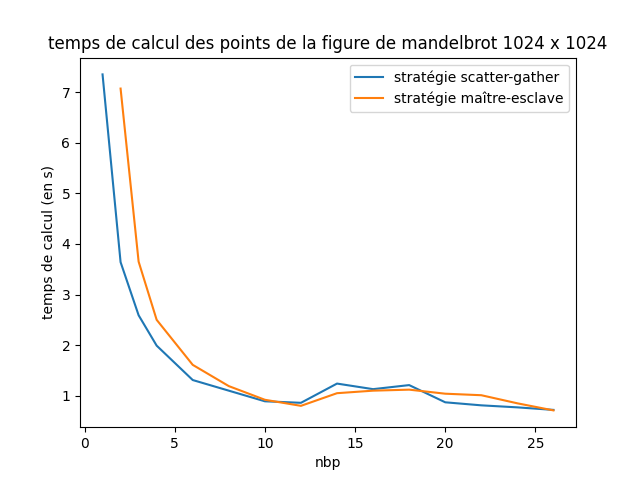

Python code for this plot:
import numpy as np
import matplotlib.pyplot as plt

nbp1 = [1,2,3,4,6,8,10,12,14,16,18,20,22,24,26]
nbp2 = [2,3,4,6,8,10,12,14,16,18,20,22,24,26]

tps1 = [7.35,3.64,2.59,1.99,1.31,1.10,0.89,0.86,1.24,1.13,1.21,0.87,0.81,0.77, 0.72]

tps2 = [7.07, 3.65,2.50,1.61,1.19,0.92,0.8,1.05,1.1,1.12,1.04,1.01,0.85,0.71]




fig, ax = plt.subplots()
ax.plot(nbp1, tps1, label='stratégie scatter-gather')
ax.plot(nbp2, tps2, label='stratégie maître-esclave')
ax.legend()
plt.title("temps de calcul des points de la figure de mandelbrot 1024 x 1024")
ax.set_xlabel("nbp")
ax.set_ylabel("temps de calcul (en s)")
plt.show()
